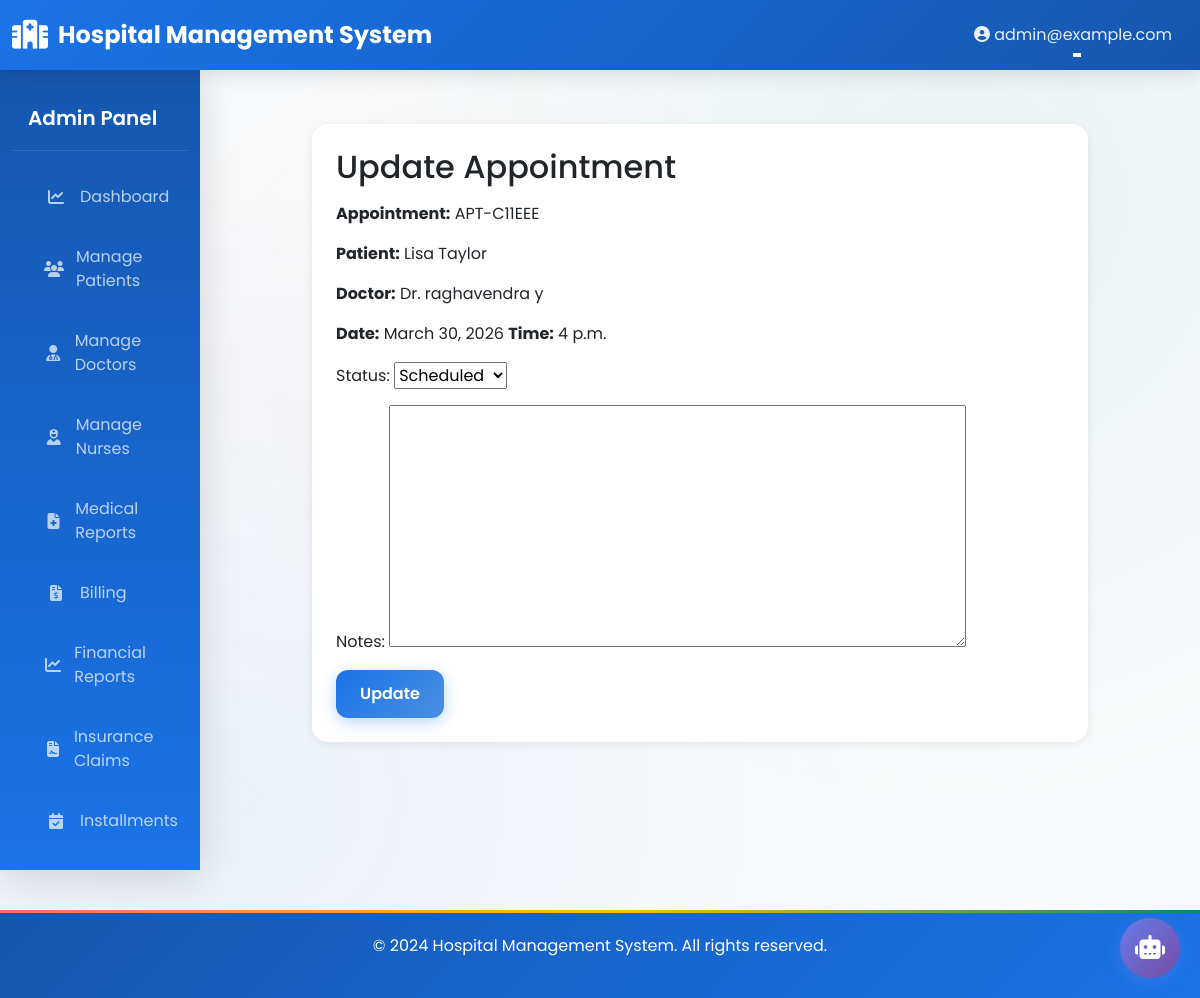
/reception/appointments/APT-C11EEE/update/ (signed in), run on the app's committed database.
### accounts/models.py (models this page shows, shortened)
class CustomUser(AbstractUser):
    ROLE_CHOICES = (
        ('ADMIN', 'Administrator'),
        ('DOCTOR', 'Doctor'),
        ('NURSE', 'Nurse'),
        ('PHARMACIST', 'Pharmacist'),
        ('RECEPTIONIST', 'Receptionist'),
        ('PATIENT', 'Patient'),
    )
    role = models.CharField(max_length=20, choices=ROLE_CHOICES, default='PATIENT')
    phone = models.CharField(max_length=20, blank=True, null=True)
    address = models.TextField(blank=True, null=True)
    city = models.CharField(max_length=100, blank=True, null=True)
    state = models.CharField(max_length=100, blank=True, null=True)
    profile_picture = models.ImageField(upload_to='profile_pictures/', blank=True, null=True)
    created_at = models.DateTimeField(auto_now_add=True)
    updated_at = models.DateTimeField(auto_now=True)
    is_active_user = models.BooleanField(default=True)
    class Meta:
        ordering = ['-created_at']
        indexes = [
            models.Index(fields=['role']),
            models.Index(fields=['email']),
        ]

class Appointment(models.Model):
    STATUS_CHOICES = (
        ('SCHEDULED', 'Scheduled'),
        ('COMPLETED', 'Completed'),
        ('CANCELLED', 'Cancelled'),
        ('NO_SHOW', 'No Show'),
    )
    appointment_id = models.CharField(max_length=50, unique=True)
    patient = models.ForeignKey(Patient, on_delete=models.CASCADE, related_name='appointments')
    doctor = models.ForeignKey(Doctor, on_delete=models.CASCADE, related_name='appointments')
    appointment_date = models.DateField()
    appointment_time = models.TimeField()
    reason = models.CharField(max_length=255)
    notes = models.TextField(blank=True, null=True)
    status = models.CharField(max_length=20, choices=STATUS_CHOICES, default='SCHEDULED')
    consultation_fee = models.DecimalField(max_digits=10, decimal_places=2, null=True, blank=True)
    created_by = models.ForeignKey(CustomUser, on_delete=models.SET_NULL, null=True,
                                   related_name='created_appointments')
    created_at = models.DateTimeField(auto_now_add=True)
    updated_at = models.DateTimeField(auto_now=True)
    class Meta:
        ordering = ['-appointment_date', '-appointment_time']
        unique_together = ['doctor', 'appointment_date', 'appointment_time']
        indexes = [
            models.Index(fields=['appointment_date']),
            models.Index(fields=['status']),
        ]

class Patient(models.Model):
    BLOOD_GROUP_CHOICES = (
        ('A+', 'A+'),
        ('A-', 'A-'),
        ('B+', 'B+'),
        ('B-', 'B-'),
        ('AB+', 'AB+'),
        ('AB-', 'AB-'),
        ('O+', 'O+'),
        ('O-', 'O-'),
    )
    GENDER_CHOICES = (
        ('M', 'Male'),
        ('F', 'Female'),
        ('O', 'Other'),
    )
    STATUS_CHOICES = (
        ('ADMITTED', 'Admitted'),
        ('DISCHARGED', 'Discharged'),
        ('OUTPATIENT', 'Outpatient'),
    )
    user = models.OneToOneField(CustomUser, on_delete=models.CASCADE, related_name='patient_profile')
    patient_id = models.CharField(max_length=50, unique=True)
    date_of_birth = models.DateField()
    gender = models.CharField(max_length=1, choices=GENDER_CHOICES)
    blood_group = models.CharField(max_length=5, choices=BLOOD_GROUP_CHOICES, blank=True, null=True)
    emergency_contact = models.CharField(max_length=20)
    emergency_contact_name = models.CharField(max_length=100)
    allergies = models.TextField(blank=True, null=True)
    medical_history = models.TextField(blank=True, null=True)
    assigned_doctor = models.ForeignKey(Doctor, on_delete=models.SET_NULL, null=True, blank=True,
                                        related_name='patients')
    assigned_nurse = models.ForeignKey(Nurse, on_delete=models.SET_NULL, null=True, blank=True,
                                       related_name='patients')
    admission_status = models.CharField(max_length=20, choices=STATUS_CHOICES, default='OUTPATIENT')
    admission_date = models.DateTimeField(null=True, blank=True)
    discharge_date = models.DateTimeField(null=True, blank=True)
    discharge_summary = models.TextField(blank=True, null=True)
    created_at = models.DateTimeField(auto_now_add=True)
    updated_at = models.DateTimeField(auto_now=True)
    class Meta:
        ordering = ['-created_at']
        indexes = [
            models.Index(fields=['patient_id']),
            models.Index(fields=['admission_status']),
        ]

class Doctor(models.Model):
    SPECIALIZATION_CHOICES = (
        ('CARDIOLOGY', 'Cardiology'),
        ('NEUROLOGY', 'Neurology'),
        ('ORTHOPEDICS', 'Orthopedics'),
        ('PEDIATRICS', 'Pediatrics'),
        ('GENERAL', 'General Medicine'),
        ('SURGERY', 'Surgery'),
        ('PSYCHIATRY', 'Psychiatry'),
        ('DERMATOLOGY', 'Dermatology'),
        ('PATHOLOGY', 'Pathology'),
        ('RADIOLOGY', 'Radiology'),
        ('OTHER', 'Other'),
    )
    user = models.OneToOneField(CustomUser, on_delete=models.CASCADE, related_name='doctor_profile')
    license_number = models.CharField(max_length=50, unique=True)
    specialization = models.CharField(max_length=50, choices=SPECIALIZATION_CHOICES)
    department = models.ForeignKey(Department, on_delete=models.SET_NULL, null=True, related_name='doctors')
    qualification = models.CharField(max_length=100)
    experience_years = models.IntegerField(validators=[MinValueValidator(0)])
    availability_start = models.TimeField(default='09:00')
    availability_end = models.TimeField(default='17:00')
    consultation_fee = models.DecimalField(max_digits=10, decimal_places=2, default=500)
    is_available = models.BooleanField(default=True)
    bio = models.TextField(blank=True, null=True)
    created_at = models.DateTimeField(auto_now_add=True)
    updated_at = models.DateTimeField(auto_now=True)
    class Meta:
        ordering = ['user__first_name']
        indexes = [
            models.Index(fields=['specialization']),
            models.Index(fields=['is_available']),
        ]

### reception/views.py (the view, shortened to what this page needs)
# urls.py: path('appointments/<str:appointment_id>/update/', views.ReceptionUpdateAppointmentStatusView.as_view(), name='update_appointment'),
class ReceptionUpdateAppointmentStatusView(LoginRequiredMixin, UserPassesTestMixin, UpdateView):
    model = Appointment
    fields = ['status', 'notes']
    template_name = 'reception/update_appointment.html'
    slug_field = 'appointment_id'
    slug_url_kwarg = 'appointment_id'
    def test_func(self):
        return self.request.user.role in ['ADMIN', 'RECEPTIONIST']

### templates/reception/update_appointment.html (shortened to what this page needs)
{% extends "base.html" %}
{% block content %}
<div class="container py-4" style="max-width:800px;">
  <div class="card">
    <div class="card-body">
      <h2 class="mb-3">Update Appointment</h2>
      <p><strong>Appointment:</strong> {{ appointment.appointment_id }}</p>
      <p><strong>Patient:</strong> {{ appointment.patient.user.get_full_name }}</p>
      <p><strong>Doctor:</strong> Dr. {{ appointment.doctor.user.get_full_name }}</p>
      <p><strong>Date:</strong> {{ appointment.appointment_date }} <strong>Time:</strong> {{ appointment.appointment_time }}</p>
      <form method="post" novalidate>
        <div class="mb-3">
          {{ form.status.label_tag }}
          {{ form.status }}
        </div>
        <div class="mb-3">
          {{ form.notes.label_tag }}
          {{ form.notes }}
        </div>
        <button class="btn btn-primary" type="submit">Update</button>
      </form>
    </div>
  </div>
</div>
{% endblock %}

### templates/base.html (shortened to what this page needs)
{% load static %}
<!DOCTYPE html>
<html lang="en">
<head>
    <link href="https://cdn.jsdelivr.net/npm/bootstrap@5.3.0/dist/css/bootstrap.min.css" rel="stylesheet">
    <link rel="stylesheet" href="https://cdnjs.cloudflare.com/ajax/libs/font-awesome/6.4.0/css/all.min.css">
    <link rel="stylesheet" href="{% static 'css/custom.css' %}">
</head>
<body>
    <nav class="navbar navbar-expand-lg navbar-dark sticky-top">
        <div class="container-fluid">
            <a class="navbar-brand" href="{% url 'home' %}">
                <i class="fas fa-hospital"></i> Hospital Management System
            </a>
            <div class="collapse navbar-collapse" id="navbarNav">
                <ul class="navbar-nav ms-auto">
                    {% if user.is_authenticated %}
                    <li class="nav-item dropdown">
                        <a class="nav-link dropdown-toggle" href="#" id="userDropdown" role="button" data-bs-toggle="dropdown">
                            <i class="fas fa-user-circle"></i> {{ user.get_full_name|default:user.email }}
                        </a>
                    </li>
                    {% else %}
                    <li class="nav-item">
                        <a class="nav-link" href="{% url 'accounts:role_choice' %}">Login</a>
                    </li>
                    {% endif %}
                </ul>
            </div>
        </div>
    </nav>
    <div class="container-fluid">
        <div class="row">
            {% if user.is_authenticated %}
            <nav class="col-md-2 d-md-block bg-light sidebar">
                <div class="position-sticky pt-3">
                    {% if user.role == 'ADMIN' %}
                        <h5 class="px-3 text-white mb-3">Admin Panel</h5>
                        <ul class="nav flex-column">
                            <li class="nav-item">
                                <a class="nav-link" href="{% url 'dashboard:admin_dashboard' %}">
                                    <i class="fas fa-chart-line"></i> Dashboard
                                </a>
                            </li>
                            <li class="nav-item">
                                <a class="nav-link" href="{% url 'patients:patient_list' %}">
                                    <i class="fas fa-users"></i> Manage Patients
                                </a>
                            </li>
                            <li class="nav-item">
                                <a class="nav-link" href="{% url 'doctors:doctor_list' %}">
                                    <i class="fas fa-user-md"></i> Manage Doctors
                                </a>
                            </li>
                            <li class="nav-item">
                                <a class="nav-link" href="{% url 'nurses:nurse_list' %}">
                                    <i class="fas fa-user-nurse"></i> Manage Nurses
                                </a>
                            </li>
                            <li class="nav-item">
                                <a class="nav-link" href="{% url 'reports:medical_report_list' %}">
                                    <i class="fas fa-file-medical"></i> Medical Reports
                                </a>
                            </li>
                            <li class="nav-item">
                                <a class="nav-link" href="{% url 'billing:billing_list' %}">
                                    <i class="fas fa-file-invoice-dollar"></i> Billing
                                </a>
                            </li>
                            <li class="nav-item">
                                <a class="nav-link" href="{% url 'billing:financial_reports' %}">
                                    <i class="fas fa-chart-line"></i> Financial Reports
                                </a>
                            </li>
                            <li class="nav-item">
                                <a class="nav-link" href="{% url 'billing:insurance_claim_list' %}">
                                    <i class="fas fa-file-contract"></i> Insurance Claims
                                </a>
                            </li>
                            <li class="nav-item">
                                <a class="nav-link" href="{% url 'billing:installment_plan_list' %}">
                                    <i class="fas fa-calendar-check"></i> Installments
                                </a>
                            </li>
                        </ul>
                    {% endif %}
                </div>
            </nav>
            {% endif %}
            <main class="col-md-{% if user.is_authenticated %}10{% else %}12{% endif %}">
                <div class="main-content">
                    {% block content %}{% endblock %}
                </div>
            </main>
        </div>
    </div>
    <footer class="footer">
        <p>&copy; 2024 Hospital Management System. All rights reserved.</p>
    </footer>
    {% if user.is_authenticated %}
    <div id="chat-widget">
        <button id="chat-toggle-btn" class="chat-toggle-btn" onclick="toggleChat()">
            <i class="fas fa-robot"></i>
        </button>
    </div>
    {% endif %}
</body>
</html>

### data on the page
CustomUser: get_full_name "admin@example.com"
Appointment: appointment_id "APT-C11EEE", patient.user.get_full_name "Lisa Taylor", doctor.user.get_full_name "raghavendra y", appointment_date "March 30, 2026", appointment_time "4 p.m.", status "Scheduled"
